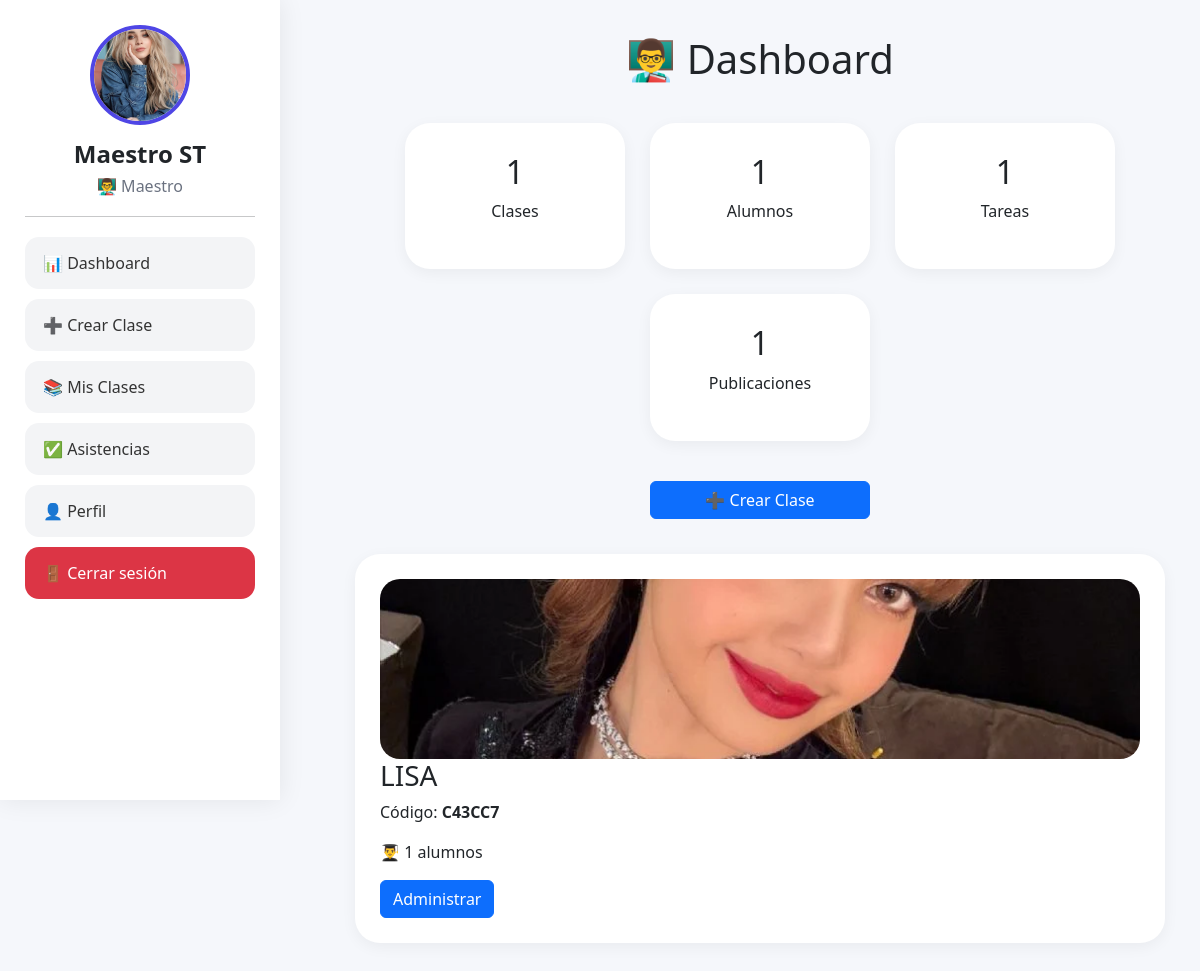
Page /profesor/dashboard.php (signed in) on the committed database.
### tables this page shows
CREATE TABLE `usuarios` (
  `id` int(11) NOT NULL,
  `nombre` varchar(100) DEFAULT NULL,
  `correo` varchar(100) DEFAULT NULL,
  `password` varchar(255) DEFAULT NULL,
  `rol` enum('alumno','maestro') DEFAULT 'alumno',
  `xp` int(11) DEFAULT 0,
  `nivel` int(11) DEFAULT 1,
  `foto` varchar(255) DEFAULT NULL,
  `semestre` varchar(20) DEFAULT NULL,
  `grupo` varchar(20) DEFAULT NULL
);

CREATE TABLE `clases` (
  `id` int(11) NOT NULL,
  `nombre` varchar(100) DEFAULT NULL,
  `codigo` varchar(20) DEFAULT NULL,
  `maestro_id` int(11) DEFAULT NULL,
  `portada` varchar(255) DEFAULT NULL,
  `color` varchar(20) DEFAULT NULL,
  `imagen` varchar(255) DEFAULT NULL,
  `descripcion` text DEFAULT NULL
);

### profesor/dashboard.php (the view, shortened to what this page needs)
<?php
include '../includes/conexion.php';
$id_maestro = $_SESSION['id'];
$totalClases = mysqli_num_rows(
    mysqli_query(
        $conexion,
        "SELECT *
         FROM clases
         WHERE maestro_id = $id_maestro"
    )
);
$alumnos = mysqli_num_rows(
    mysqli_query(
        $conexion,
        "SELECT DISTINCT alumno_id
         FROM alumnos_clases ac
         INNER JOIN clases c
         ON ac.clase_id = c.id
         WHERE c.maestro_id = $id_maestro"
    )
);
$totalTareas = mysqli_num_rows(
    mysqli_query(
        $conexion,
        "SELECT t.*
         FROM tareas t
         INNER JOIN clases c
         ON t.clase_id = c.id
         WHERE c.maestro_id = $id_maestro"
    )
);
$totalPublicaciones = mysqli_num_rows(
    mysqli_query(
        $conexion,
        "SELECT p.*
         FROM publicaciones p
         INNER JOIN clases c
         ON p.clase_id = c.id
         WHERE c.maestro_id = $id_maestro"
    )
);
$clases = mysqli_query(
    $conexion,
    "SELECT *
     FROM clases
     WHERE maestro_id = $id_maestro"
);
?>
<!DOCTYPE html>
<html lang="es">
<head>
    <link href="https://cdn.jsdelivr.net/npm/bootstrap@5.3.7/dist/css/bootstrap.min.css" rel="stylesheet">
</head>
<?php include '../includes/sidebar_maestro.php'; ?>
<body>
    <div class="content">
        <div class="titulo-dashboard">
            <h1>👨‍🏫 Dashboard</h1>
        </div>
        <div class="stats">
            <div class="stat-box">
                <h2><?= $totalClases ?></h2>
                <p>Clases</p>
            </div>
            <div class="stat-box">
                <h2><?= $alumnos ?></h2>
                <p>Alumnos</p>
            </div>
            <div class="stat-box">
                <h2><?= $totalTareas ?></h2>
                <p>Tareas</p>
            </div>
            <div class="stat-box">
                <h2><?= $totalPublicaciones ?></h2>
                <p>Publicaciones</p>
            </div>
        </div>
        <a href="crear_clase.php" class="btn btn-primary btn-crear">
            ➕ Crear Clase
        </a>
        <div class="clases-container">
            <?php while ($c = mysqli_fetch_assoc($clases)):
                $totalAlumnosClase = mysqli_num_rows(
                    mysqli_query(
                        $conexion,
                        "SELECT *
         FROM alumnos_clases
         WHERE clase_id=" . $c['id']
                    )
                );
                ?>
                <div class="card-clase">
                    <?php
                    $imagen = !empty($c['imagen'])
                        ? "uploads/clases/" . $c['imagen']
                        : "https://picsum.photos/600/300";
                    ?>
                    <img src="<?= $imagen ?>" style="
width:100%;
height:180px;
object-fit:cover;
border-radius:20px;">
                    <h3><?= $c['nombre'] ?></h3>
                    <p>
                        Código:
                        <strong><?= $c['codigo'] ?></strong>
                    </p>
                    <p>
                        👨‍🎓 <?= $totalAlumnosClase ?> alumnos
                    </p>
                    <a href="clases/clase.php?id=<?= $c['id'] ?>" class="btn btn-primary">
                        Administrar
                    </a>
                </div>
            <?php endwhile; ?>
        </div>
    </div>
</body>
</html>

### includes/sidebar_maestro.php (shortened to what this page needs)
<?php
include_once __DIR__ . '/conexion.php';
$id_usuario = $_SESSION['id'];
$usuario = mysqli_fetch_assoc(
    mysqli_query(
        $conexion,
        "SELECT *
         FROM usuarios
         WHERE id=$id_usuario"
    )
);
$protocolo = isset($_SERVER['HTTPS']) && $_SERVER['HTTPS'] !== 'off'
    ? 'https'
    : 'http';
$rutaBase = $protocolo . '://' . $_SERVER['HTTP_HOST'] . '/Majo/';
?>
<div class="sidebar">
    <img class="foto-perfil" src="<?= !empty($usuario['foto'])
        ? $rutaBase . 'profesor/uploads/perfil/' . $usuario['foto']
        : 'https://ui-avatars.com/api/?name=' . urlencode($usuario['nombre']) . '&background=4f46e5&color=ffffff'
        ?>" alt="Perfil">
    <h4>
        <?= htmlspecialchars($usuario['nombre']) ?>
    </h4>
    <h6>
        👨‍🏫 Maestro
    </h6>
    <hr>
    <a href="<?= $rutaBase ?>profesor/dashboard.php" class="btn-menu">
        📊 Dashboard
    </a>
    <a href="<?= $rutaBase ?>profesor/clases/crear.php" class="btn-menu">
        ➕ Crear Clase
    </a>
    <a href="<?= $rutaBase ?>profesor/clases/ver.php" class="btn-menu">
        📚 Mis Clases
    </a>
    <a href="<?= $rutaBase ?>profesor/asistencias/historial.php" class="btn-menu">
        ✅ Asistencias
    </a>
    <a href="<?= $rutaBase ?>profesor/perfil.php" class="btn-menu">
        👤 Perfil
    </a>
    <a href="<?= $rutaBase ?>auth/logout.php" class="btn-menu btn-danger-menu">
        🚪 Cerrar sesión
    </a>
</div>

### profesor/dashboard.php (style rules this page uses)
body { background: #f5f7fb; margin: 0; min-height: 100vh; overflow-y: auto; }
.content { margin-left: 320px; padding: 35px; width: calc(100% - 320px); }
.stats { display: flex; justify-content: center; gap: 25px; flex-wrap: wrap; margin-bottom: 40px; }
.stat-box { width: 220px; background: white; border-radius: 25px; padding: 30px; text-align: center; box-shadow: 0 4px 15px rgba(0, 0, 0, .05); }
.clases-container { display: flex; flex-direction: column; align-items: center; }
.card-clase { width: 100%; max-width: 900px; background: white; border-radius: 25px; padding: 25px; margin-bottom: 20px; box-shadow: 0 4px 15px rgba(0, 0, 0, .05); }
.titulo-dashboard { text-align: center; margin-bottom: 40px; }
.btn-crear { display: block; width: 220px; margin: 0 auto 35px auto; }

### includes/sidebar_maestro.php (style rules this page uses)
.sidebar { position: fixed; top: 0; left: 0; width: 280px; height: 100vh; background: white; padding: 25px; overflow-y: auto; box-shadow: 0 0 25px rgba(0, 0, 0, .08); z-index: 1000; }
.foto-perfil { width: 100px; height: 100px; border-radius: 50%; object-fit: cover; border: 4px solid #4f46e5; display: block; margin: auto; }
.sidebar h4 { text-align: center; margin-top: 15px; font-weight: 700; }
.sidebar h6 { text-align: center; color: #6b7280; }
.btn-menu { display: block; width: 100%; padding: 14px 18px; margin-bottom: 10px; border-radius: 14px; text-decoration: none; color: #333; background: #f3f4f6; transition: .3s; }
.btn-danger-menu { background: #dc3545; color: white !important; }
.sidebar hr { margin: 20px 0; }

### rows in the picture
usuarios: foto (picture), nombre "Maestro ST"
clases: imagen (picture), nombre "LISA", codigo "C43CC7", totalAlumnosClase "1"

### other values in the picture
$totalClases "1"
$alumnos "1"
$totalTareas "1"
$totalPublicaciones "1"
